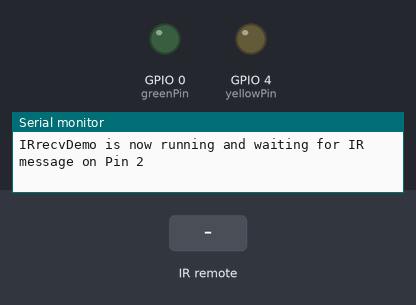
Bench run of a sketch on a simulated ESP8266 (NodeMCU). On the bench: output pins drawn as LEDs (lit = HIGH), the last lines printed to the serial monitor. Inputs (shaded band) come from the test bench.

Above: at 1.2 s.
1.3 s: infrared code 0x1FE50AF received
At 2.3 s:
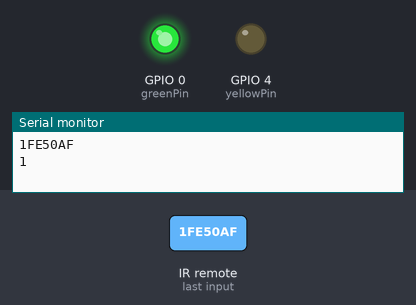
2.8 s: infrared code 0x1FED827 received
At 3.5 s:
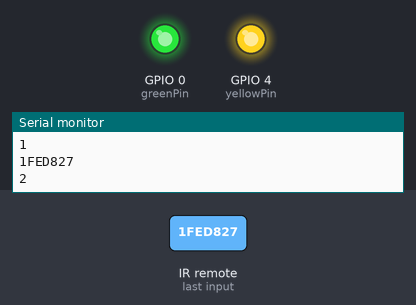
4.3 s: infrared code 0x1FEF807 received
At 4.7 s:
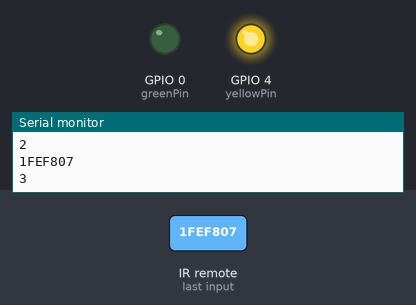
Timing chart, 0 to 7.3 s (numbered marks = the images above; inputs shaded):
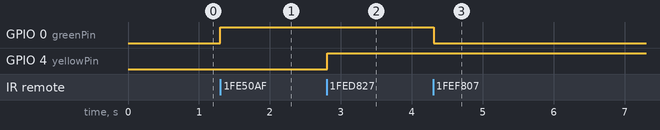

Measured:
- after the input at 1.3 s, GPIO 0 (greenPin): LOW → HIGH at once
- after the input at 2.8 s, GPIO 4 (yellowPin): LOW → HIGH at once
- after the input at 4.3 s, GPIO 0 (greenPin): HIGH → LOW at once

The sketch:

irremote.ino
```cpp
#include <Arduino.h>
#include <IRremoteESP8266.h>
#include <IRrecv.h>
#include <IRutils.h>

// An IR detector/demodulator is connected to GPIO pin 2 (D4 on a NodeMCU
// board).
// Note: GPIO 16 won't work on the ESP8266 as it does not have interrupts.
const uint16_t kRecvPin = 2;
unsigned long key_value = 0;
// Control LEDs with the
const int greenPin = 0; //connected to GPIO pin 0 (D3 on a NodeMCU board).
const int yellowPin = 4; //connected to GPIO pin 2 (D2 on a NodeMCU board).

IRrecv irrecv(kRecvPin);

decode_results results;

void setup() {
  Serial.begin(9600);
  irrecv.enableIRIn();  // Start the receiver
  while (!Serial)  // Wait for the serial connection to be establised.
    delay(50);
  Serial.println();
  Serial.print("IRrecvDemo is now running and waiting for IR message on Pin ");
  Serial.println(kRecvPin);
  pinMode(greenPin, OUTPUT);
  pinMode(yellowPin, OUTPUT);
}

void loop() {
  if (irrecv.decode(&results)) {
    // print() & println() can't handle printing long longs. (uint64_t)
    serialPrintUint64(results.value, HEX);
    Serial.println("");

    switch(results.value){
          case 0x1FE50AF:
          Serial.println("1");
          // green LED on for 2 seconds
          digitalWrite(greenPin, HIGH);
          break ;
          case 0x1FEF807:
          Serial.println("3");
          digitalWrite(greenPin, LOW);
          break ;
          case 0x1FED827:
          Serial.println("2");
          digitalWrite(yellowPin, HIGH);
          break ;
          case 0x1FE30CF:
          Serial.println("4");
          digitalWrite(yellowPin, LOW);
          break ;
        }
        key_value = results.value;

    irrecv.resume();  // Receive the next value
  }
  delay(100);
}
```
